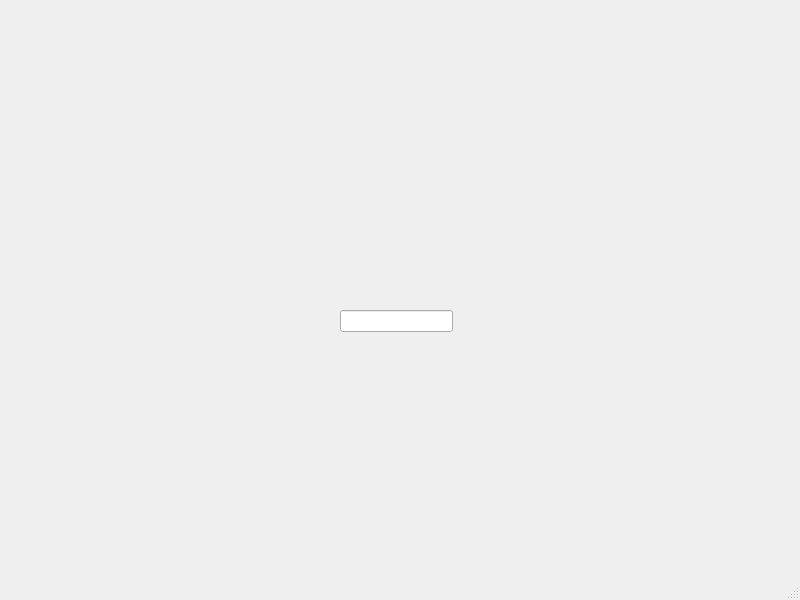
<?xml version="1.0" encoding="UTF-8"?>
<ui version="4.0">
 <class>MainWindow</class>
 <widget class="QMainWindow" name="MainWindow">
  <property name="geometry">
   <rect>
    <x>0</x>
    <y>0</y>
    <width>800</width>
    <height>600</height>
   </rect>
  </property>
  <property name="windowTitle">
   <string>MainWindow</string>
  </property>
  <widget class="QWidget" name="centralwidget">
   <widget class="QLineEdit" name="lineEdit">
    <property name="geometry">
     <rect>
      <x>340</x>
      <y>310</y>
      <width>113</width>
      <height>22</height>
     </rect>
    </property>
   </widget>
  </widget>
  <widget class="QMenuBar" name="menubar">
   <property name="geometry">
    <rect>
     <x>0</x>
     <y>0</y>
     <width>800</width>
     <height>22</height>
    </rect>
   </property>
  </widget>
  <widget class="QStatusBar" name="statusbar"/>
 </widget>
 <resources/>
 <connections/>
</ui>
